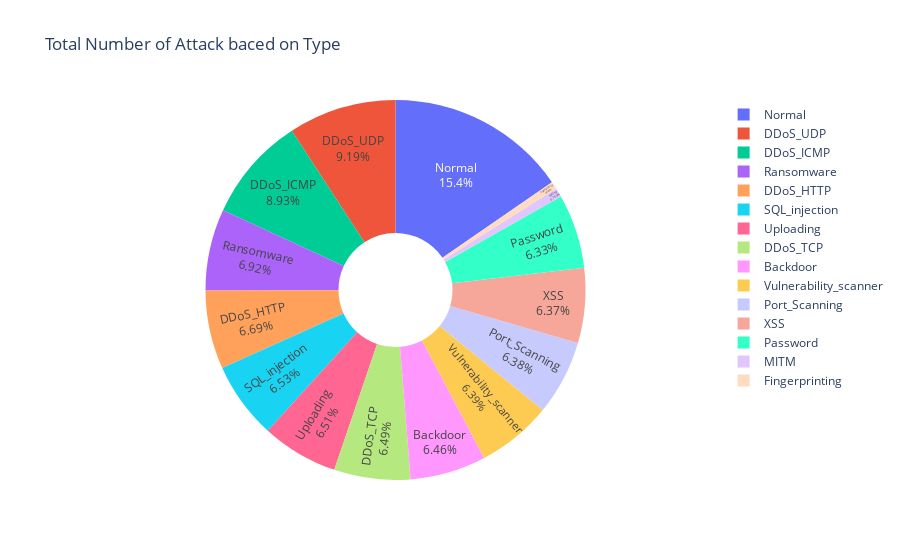

The notebook cell this image was saved under:
### Code cell
fig = px.pie(Attack,
             values="ip.dst_host",
             names='Attack_type',
             title='Total Number of Attack baced on Type',
             hover_data=['Attack_type'], 
             hole=0.3,
            )
fig.update_traces(textposition='inside', textinfo='percent+label')
fig.show()

### Figure 1 — Plotly figure (JSON) as saved in the notebook; plotly's stock layout.template omitted (floating-point values rounded to 4 significant figures)
{"data": [{"customdata": [["Backdoor"], ["DDoS_HTTP"], ["DDoS_ICMP"], ["DDoS_TCP"], ["DDoS_UDP"], ["Fingerprinting"], ["MITM"], ["Normal"], ["Password"], ["Port_Scanning"], ["Ransomware"], ["SQL_injection"], ["Uploading"], ["Vulnerability_scanner"], ["XSS"]], "domain": {"x": [0, 1], "y": [0, 1]}, "hole": 0.3, "hovertemplate": "Attack_type=%{customdata[0]}<br>ip.dst_host=%{value}<extra></extra>", "labels": ["Backdoor", "DDoS_HTTP", "DDoS_ICMP", "DDoS_TCP", "DDoS_UDP", "Fingerprinting", "MITM", "Normal", "Password", "Port_Scanning", "Ransomware", "SQL_injection", "Uploading", "Vulnerability_scanner", "XSS"], "legendgroup": "", "name": "", "showlegend": true, "textinfo": "percent+label", "textposition": "inside", "type": "pie", "values": [10195, 10561, 14090, 10247, 14498, 1001, 1214, 24301, 9989, 10071, 10925, 10311, 10269, 10076, 10052]}], "layout": {"legend": {"tracegroupgap": 0}, "title": {"text": "Total Number of Attack baced on Type"}}}
